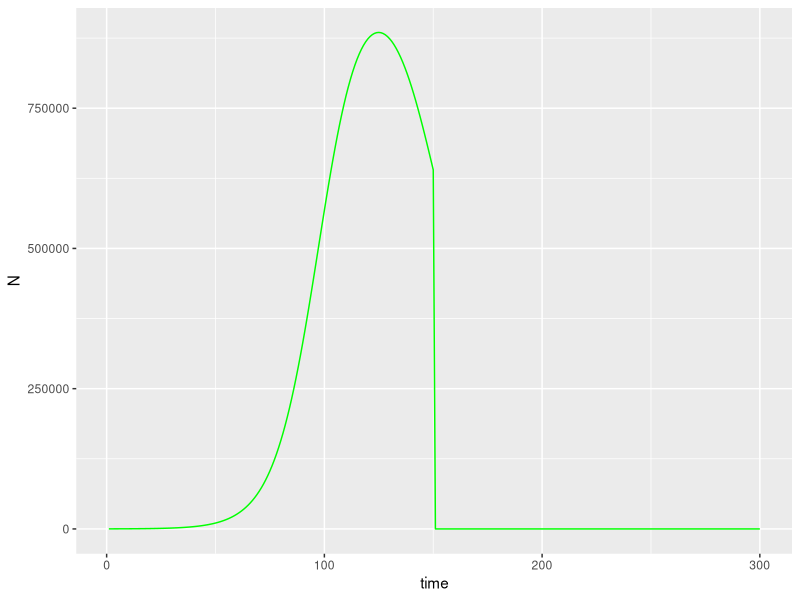

The R script that drew this image: (Note: this script raises an error after producing the figure.)
# Madeline Hightower
# Exercise 10 Script

# Tumor cell with spontaneous mutation that confers drug resistance
# No positive or negative effects on growth rate of sub-population
# When drug is absent
# When Drug is present, mutant grows at 50% of growth rate
# Non-mutant declines rapidly

# Use model for Sub Populations
  # Nt+1=Nt+((rN*Nt)*((1-(Nt+Mt)/K)) # for non-mutant population
  # Mt+1=Mt+(rM*Mt)*(1-(Nt+Mt)/K) # for mutant population
# Parameters
  # Growth rate in absence is 0.1 (rN=rM=0.1)
  # Carrying capacity (K) is one million cells
  # Mutation occurred when 100 cells were present
  # Non-mutant cells grow at rN=-0.1 when drug is present

# Generate a script that simulates growth of two sub-populations in tumor
# To equilibrium following drug treatment
# Plot with line graph

# Set Parameters
K=1000000
timesteps=300
N0=99 # Given that the mutation occurred when there were 100 cells
M0=1 # and only one was a mutant

# Drug absence (A)
r=0.1 # Growth rate for both populations is 0.1 in absence of drug

# Drug presence (P)
A=-0.1 # Non-mutants grow at -0.1 when drug is present
B=0.5 # Mutants grow at 50% of growth rate for when drug is not present

# Create vector to store N's and set initial N
# Set initial value
Ns=numeric(length=timesteps)
Ns[1]=N0
Ms=numeric(length=timesteps)
Ms[1]=M0

# Simulate
# Mutant Population
for(t in 1:(timesteps-1)){
  if(t<150){
    Ms[t+1]<-Ms[t]+r*Ms[t]*(1-(Ns[t]+Ms[t])/K)
  }else if(t>150){
    Ms[t+1]<-Ms[t]+B*Ms[t]*(1-(Ns[t]+Ms[t])/K)
  }
}
#150 chosen as the cutoff after plotting growth in drug absence
# And seeing approx where slope levels off to 0
# Non-Mutant Population
for(t in 1:(timesteps-1)){
  if(t<150){
    Ns[t+1]<-Ns[t]+r*Ns[t]*(1-(Ns[t]+Ms[t])/K)
  }else if(t>150){
    Ns[t+1]<-Ns[t]+A*Ns[t]*(1-(Ns[t]+Ms[t])/K)
  }
}
# Put simulation into a dataframe
healthy<-data.frame(time=1:timesteps,N=Ns)
tumor<-data.frame(time=1:timesteps,M=Ms)
# Plot data
library(ggplot2)
nonMutant<-ggplot(data=healthy,aes(x=time,y=N))+geom_line(col="green")
mutant<-ggplot(data=cancer,aes(x=time,y=M))+geom_line(col="red")
